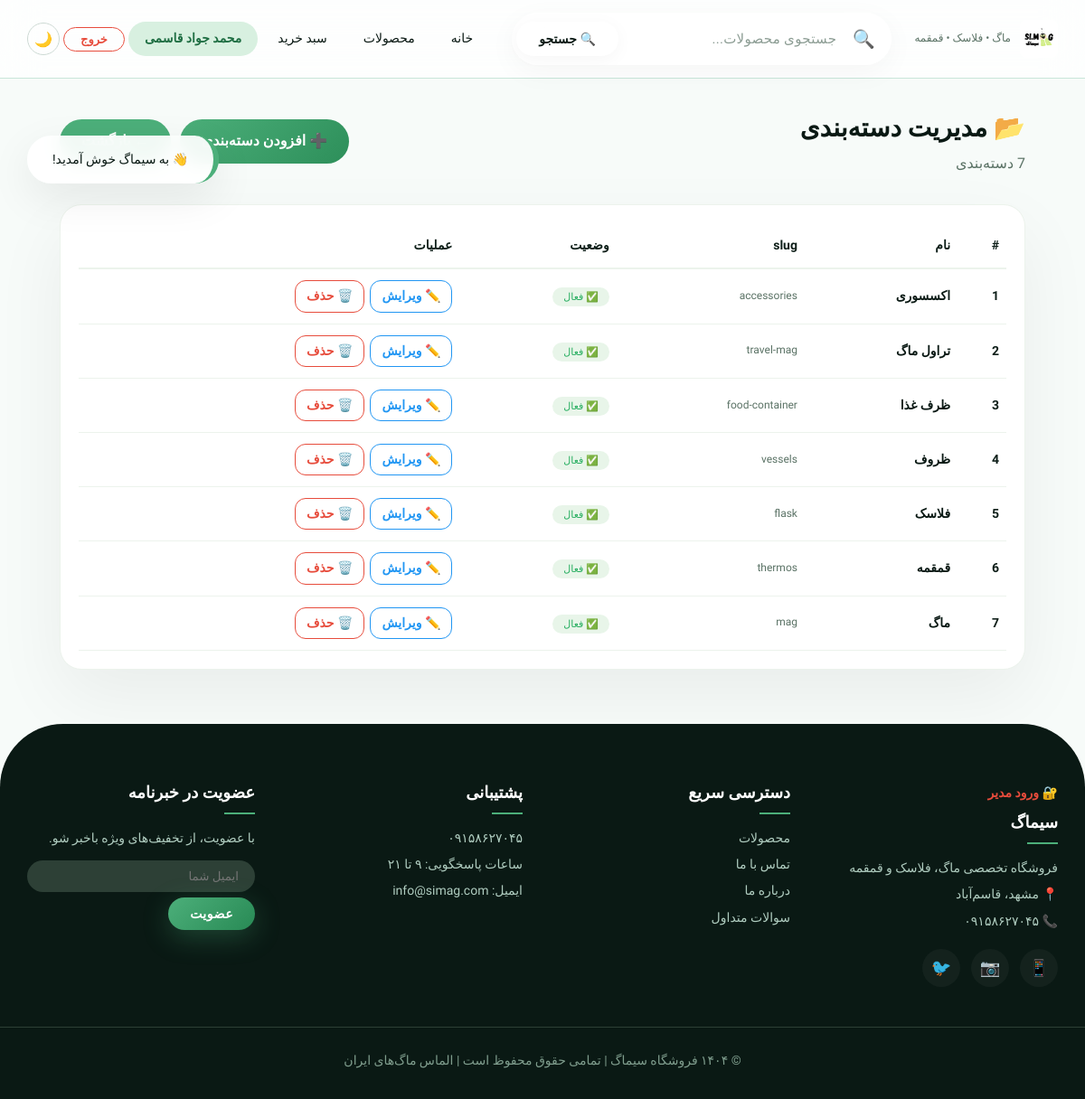
Screenshot of /accounts/admin-categories/ (signed in) with the database file from the repository.
### accounts/models.py (models this page shows, shortened)
class User(AbstractUser):
    username = None
    phone = models.CharField(max_length=11, unique=True)
    is_verified = models.BooleanField(default=False)
    full_name = models.CharField(max_length=100, blank=True, null=True)
    email = models.EmailField(blank=True, null=True)
    address = models.TextField(blank=True, null=True)
    postal_code = models.CharField(max_length=10, blank=True, null=True)
    USERNAME_FIELD = 'phone'
    REQUIRED_FIELDS = ['email']
    objects = UserManager()

### products/models.py (models this page shows, shortened)
class Category(models.Model):
    name = models.CharField(max_length=100)
    slug = models.SlugField(unique=True, blank=True)
    parent = models.ForeignKey('self', on_delete=models.CASCADE, null=True, blank=True, related_name='children')
    is_active = models.BooleanField(default=True)
    image = models.ImageField(upload_to='categories/', blank=True, null=True)
    created_at = models.DateTimeField(auto_now_add=True)

### accounts/views.py (the view)
# urls.py: path('admin-categories/', views.admin_categories, name='admin_categories'),
@staff_member_required
def admin_categories(request):
    categories = Category.objects.all().order_by('name')
    return render(request, 'accounts/admin_categories.html', {'categories': categories})

### accounts/templates/accounts/admin_categories.html (shortened to what this page needs)
{% extends 'base.html' %}
{% load static %}
{% block content %}
<div style="max-width:1100px;margin:30px auto;padding:0 16px;">
    <div style="display:flex;justify-content:space-between;align-items:center;margin-bottom:30px;flex-wrap:wrap;gap:12px;">
        <div>
            <h1 style="font-size:28px;font-weight:900;color:var(--dark);">📂 مدیریت دسته‌بندی</h1>
            <p style="color:var(--gray);">{{ categories.count }} دسته‌بندی</p>
        </div>
        <div style="display:flex;gap:10px;">
            <a href="{% url 'accounts:admin_category_add' %}" style="padding:10px 24px;border-radius:40px;background:linear-gradient(135deg,#4caf7a,#2d8f5a);color:#fff;text-decoration:none;font-weight:600;transition:all 0.3s ease;" onmouseover="this.style.transform='translateY(-2px)';this.style.boxShadow='0 8px 30px rgba(76,175,122,0.3)'" onmouseout="this.style.transform='translateY(0)';this.style.boxShadow='none'">
                ➕ افزودن دسته‌بندی
            </a>
            <a href="{% url 'accounts:admin_dashboard' %}" style="padding:10px 24px;border-radius:40px;background:var(--primary);color:#fff;text-decoration:none;font-weight:600;transition:all 0.3s ease;" onmouseover="this.style.transform='translateY(-2px)'" onmouseout="this.style.transform='translateY(0)'">
            </a>
        </div>
    </div>
    <div style="background:var(--white);border-radius:24px;padding:20px;border:1px solid #ecf3ec;box-shadow:var(--shadow);overflow-x:auto;">
        <table style="width:100%;border-collapse:collapse;font-size:14px;">
            <thead>
                <tr style="border-bottom:2px solid #ecf3ec;">
                    <th style="padding:12px 8px;text-align:right;">#</th>
                    <th style="padding:12px 8px;text-align:right;">نام</th>
                    <th style="padding:12px 8px;text-align:right;">slug</th>
                    <th style="padding:12px 8px;text-align:right;">وضعیت</th>
                    <th style="padding:12px 8px;text-align:right;">عملیات</th>
                </tr>
            </thead>
            <tbody>
                {% for cat in categories %}
                <tr style="border-bottom:1px solid #ecf3ec;">
                    <td style="padding:12px 8px;font-weight:600;">{{ forloop.counter }}</td>
                    <td style="padding:12px 8px;font-weight:700;color:var(--dark);">{{ cat.name }}</td>
                    <td style="padding:12px 8px;font-size:12px;color:var(--gray);">{{ cat.slug }}</td>
                    <td style="padding:12px 8px;">
                        {% if cat.is_active %}
                        <span style="padding:4px 12px;border-radius:20px;font-size:11px;background:#e8f5e9;color:#27ae60;">✅ فعال</span>
                        {% else %}
                        <span style="padding:4px 12px;border-radius:20px;font-size:11px;background:#fce4ec;color:#e74c3c;">⛔ غیرفعال</span>
                        {% endif %}
                    </td>
                    <td style="padding:12px 8px;display:flex;gap:6px;flex-wrap:wrap;">
                        <a href="{% url 'accounts:admin_category_edit' cat.id %}" style="color:#2196f3;text-decoration:none;font-weight:600;padding:4px 12px;border-radius:12px;border:1px solid #2196f3;transition:all 0.3s ease;" onmouseover="this.style.background='#2196f3';this.style.color='#fff'" onmouseout="this.style.background='transparent';this.style.color='#2196f3'">✏️ ویرایش</a>
                        <a href="{% url 'accounts:admin_category_delete' cat.id %}" style="color:#e74c3c;text-decoration:none;font-weight:600;padding:4px 12px;border-radius:12px;border:1px solid #e74c3c;transition:all 0.3s ease;" onmouseover="this.style.background='#e74c3c';this.style.color='#fff'" onmouseout="this.style.background='transparent';this.style.color='#e74c3c'">🗑️ حذف</a>
                    </td>
                </tr>
                {% empty %}
                <tr><td colspan="5" style="padding:40px;text-align:center;color:var(--gray);">هیچ دسته‌بندی وجود ندارد.</td></tr>
                {% endfor %}
            </tbody>
        </table>
    </div>
</div>
{% endblock %}

### templates/base.html (shortened to what this page needs)
<!DOCTYPE html>
{% load static %}
<html lang="fa" dir="rtl">
<head>
</head>
<body>
    <header class="header" id="mainHeader">
        <div class="container header-inner">
            <a href="{% url 'products:home' %}" class="logo">
                <img src="{% static 'images/logo.png' %}" alt="سیماگ" onerror="this.style.display='none'; this.nextElementSibling.style.display='flex'">
                <small>ماگ • فلاسک • قمقمه</small>
            </a>
            <div class="search-wrapper">
                <div class="search-container" id="searchContainer">
                    <span class="search-icon">🔍</span>
                    <input type="text" class="search-input" id="searchInput" placeholder="جستجوی محصولات..." autocomplete="off" onfocus="showSuggestions()" onblur="hideSuggestions()" oninput="handleSearchInput()" />
                    <button class="search-btn" onclick="performSearch()">🔍 جستجو</button>
                </div>
            </div>
            <div class="nav" id="mainNav">
                <a href="{% url 'products:home' %}">خانه</a>
                <a href="{% url 'products:product_list' %}">محصولات</a>
                <a href="{% url 'cart:cart_detail' %}">سبد خرید</a>
                {% if user.is_authenticated %}
                <a href="{% url 'accounts:profile' %}" style="font-weight:600;color:#1f6e43;background:#d8f0e0;padding:6px 18px;border-radius:30px;">
                    {{ user.full_name|default:user.phone }}
                </a>
                <form method="post" action="{% url 'accounts:logout' %}" style="display:inline;">
                    <button type="submit" style="background:transparent;border:1.5px solid #e74c3c;color:#e74c3c;padding:5px 18px;border-radius:30px;font-weight:600;font-size:13px;cursor:pointer;font-family:inherit;">خروج</button>
                </form>
                {% endif %}
                <button class="dark-toggle" onclick="toggleDarkMode()">🌙</button>
            </div>
        </div>
    </header>
    <main class="container">
        {% block content %}
        {% endblock %}
    </main>
    <div class="toast-container" id="toastContainer"></div>
    <footer class="footer">
        <div class="container footer-inner">
            <div class="footer-col">
                <a href="{% url 'accounts:admin_login' %}" style="color:#e74c3c;font-weight:600;">🔐 ورود مدیر</a>
                <h4>سیماگ</h4>
                <p>فروشگاه تخصصی ماگ، فلاسک و قمقمه</p>
                <p>📍 مشهد، قاسم‌آباد</p>
                <p>📞 ۰۹۱۵۸۶۲۷۰۴۵</p>
                <div class="footer-social">
                    <a href="#">📱</a>
                    <a href="#">📷</a>
                    <a href="#">🐦</a>
                </div>
            </div>
            <div class="footer-col">
                <h4>دسترسی سریع</h4>
                <a href="{% url 'products:product_list' %}">محصولات</a>
                <a href="{% url 'products:contact' %}">تماس با ما</a>
                <a href="#">درباره ما</a>
                <a href="#">سوالات متداول</a>
            </div>
            <div class="footer-col">
                <h4>پشتیبانی</h4>
                <a href="#">۰۹۱۵۸۶۲۷۰۴۵</a>
                <a href="#">ساعات پاسخگویی: ۹ تا ۲۱</a>
                <a href="#">ایمیل: info@simag.com</a>
            </div>
            <div class="footer-col">
                <h4>عضویت در خبرنامه</h4>
                <p>با عضویت، از تخفیف‌های ویژه باخبر شو.</p>
                <div style="display:flex;gap:6px;margin-top:12px;flex-wrap:wrap;">
                    <input type="email" placeholder="ایمیل شما" style="flex:1;padding:10px 18px;border-radius:40px;border:none;font-family:inherit;background:#2d4036;color:#fff;min-width:160px;outline:none;">
                    <button class="btn-primary" style="padding:10px 24px;font-size:14px;">عضویت</button>
                </div>
            </div>
        </div>
        <div class="container footer-bottom">
            © ۱۴۰۴ فروشگاه سیماگ | تمامی حقوق محفوظ است | الماس ماگ‌های ایران
        </div>
    </footer>
</body>
</html>

### rows the page displays
User: full_name "محمد جواد قاسمی"
Category: name "اکسسوری", slug "accessories", is_active "✅ فعال"
Category: name "تراول ماگ", slug "travel-mag", is_active "✅ فعال"
Category: name "ظرف غذا", slug "food-container", is_active "✅ فعال"
Category: name "ظروف", slug "vessels", is_active "✅ فعال"
Category: name "فلاسک", slug "flask", is_active "✅ فعال"
Category: name "قمقمه", slug "thermos", is_active "✅ فعال"
Category: name "ماگ", slug "mag", is_active "✅ فعال"

### other values shown
{{ categories.count }} "7"
